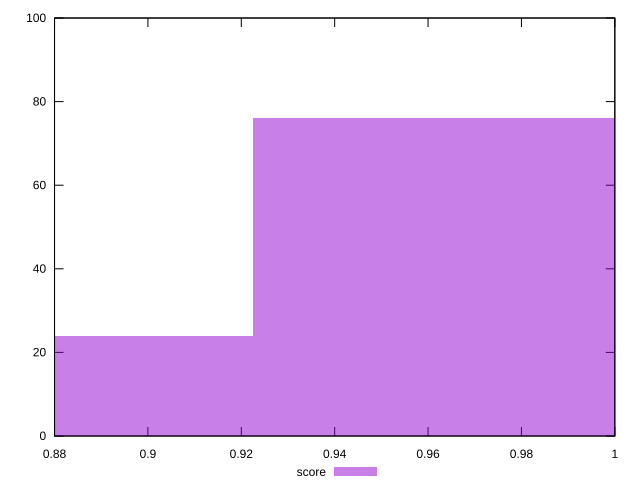

The gnuplot source for this figure:
reset

$score <<EOF
0.8609320411703338 24
0.9839223327660959 76
EOF

set key outside below
set boxwidth 0.12299029159576198
set xrange [0.88:1]
set yrange [0:100]
set trange [0:100]
set style fill transparent solid 0.5 noborder
set terminal svg size 640, 490 enhanced background rgb 'white'
set output "reports/report_00033_2021-03-01T14-23-16.841Z/legacy-javascript/samples/astro-inner-cached/score/histogram.svg"

plot $score title "score" with boxes

reset
